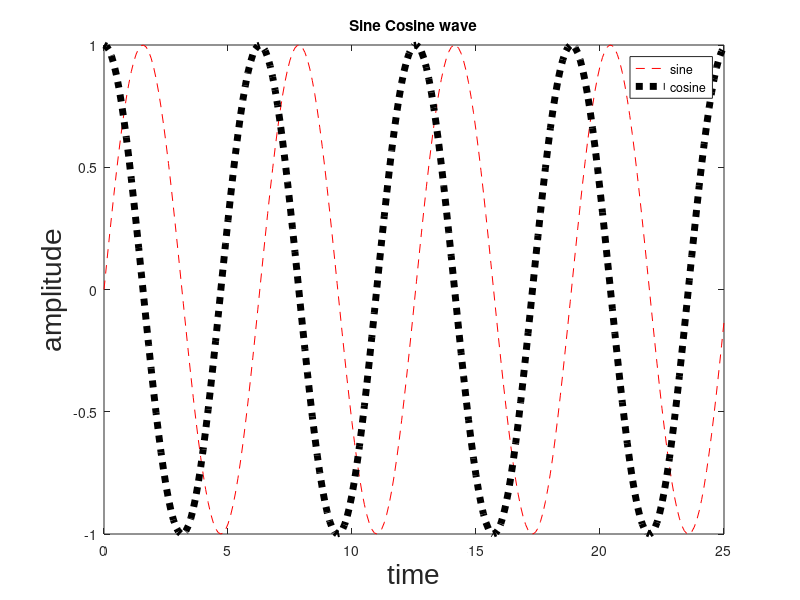

MATLAB code for this plot:
%Plotting sine and cosine waves
%%
%Developed by: Lipika Nagpal
%%
%PRN: 16070123137
%%
%Version 1.0
%%
clc; clear all; close all; %clc: to clear the command window, clear all: to free up the system memory, close all: to close the files after writing data
t=0:0.1:25; %to set time period of sine and cosine wave
a=sin(t) %to generate a sine wave
b=cos(t) %to generate a cosine wave
plot(t,a,'r--') %to plot sine wave in red colour and as a dashed line
hold on; %to hold the sine wave
plot(t,b,'k:','LineWidth',5) %to plot cosine wave in black colour, as a dotted line and set the line width to 5
xlabel('time','FontSize',20,'FontName','Arial') %to give name to x-axis, set the font size to 20 and font style to arial
ylabel('amplitude','FontSize',20,'FontName','Arial') %to give name to y-axis, set the font size to 20 and font style to arial
title('Sine Cosine wave') %to give title to the graph
legend('sine','cosine') %to add legend to the graph